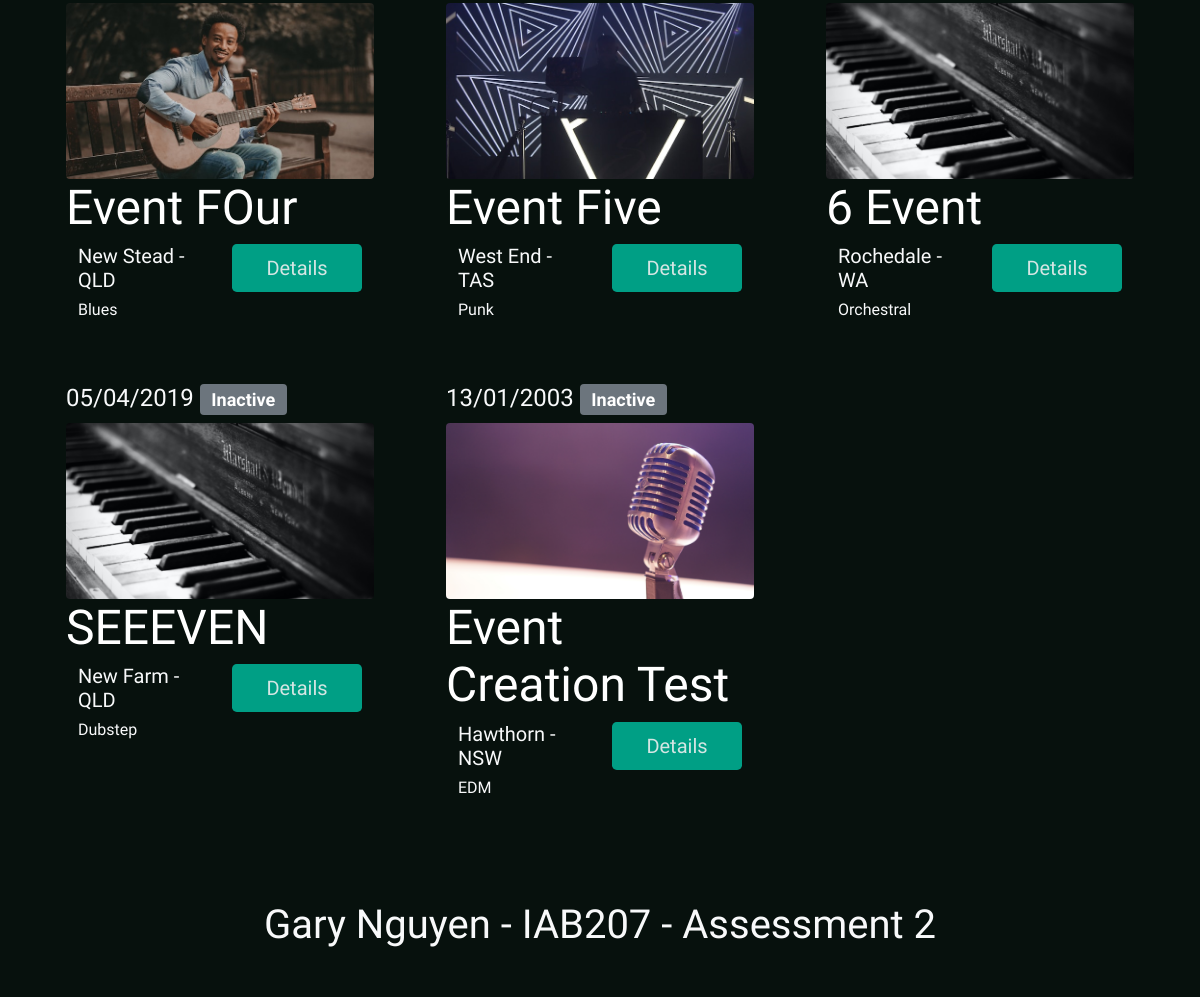
Before: / (lower part) with the older database file.
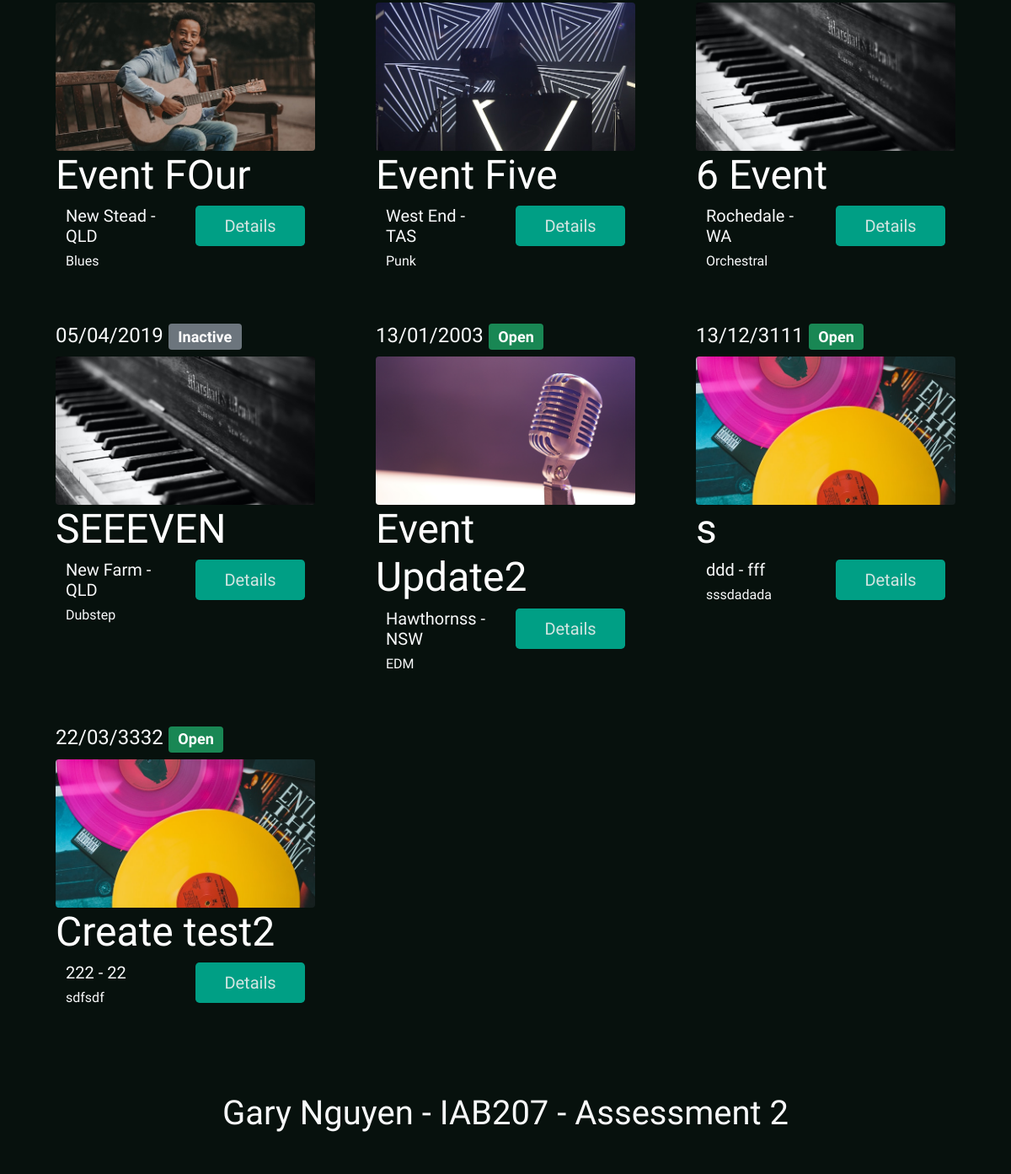
After: the same page with the newer database file.
### website/models.py (models this page shows, shortened)
class Event(db.Model):
    __tablename__ = 'events'
    eventID = db.Column(db.Integer, primary_key=True)
    eventName = db.Column(db.String(100), index=True, nullable=False)
    suburb = db.Column(db.String(100), index=True, nullable=False)
    state = db.Column(db.String(100), index=True, nullable=False)
    dateTime = db.Column(db.Date, nullable=False, default=date)
    genres = db.Column(db.String(100), nullable=False)
    status = db.Column(db.Enum(EventStatusEnum), nullable=False)
    imagePath = db.Column(db.String(200), nullable=False)
    userID = db.Column(db.Integer, db.ForeignKey('users.userID'))
    eventDetail = db.relationship('EventDetail', backref='event', uselist=False)
    ticketType = db.relationship('TicketType', backref='event')
    bookings = db.relationship('Booking', backref='event')
    comments = db.relationship('Comment', backref='event')

### website/views.py (the view)
@bp.route('/')
def index():
    events = db.session.scalars(db.select(Event)).all()
    return render_template('index.html', events = events)

### website/templates/index.html (shortened to what this page needs)
{% extends 'base.html' %}
{% block content %}
<div class="container-fluid backgroundDarkNoGradient">
    <div class="container text-light">
        <div class="row">
            {% for event in events %}
            <div class="col-xl-4 col-lg-6 col-sm-12">
                <div class="m-2 mb-5">
                    <div class="m-2">
                        <div class="m-2 text-center text-md-start">
                            <h4>{{event.dateTime.strftime('%d/%m/%Y')}}
                                {% if event.status.value == 'Open' %}
                                <span class="badge bg-success">{{event.status.value}}</span>
                            </h4>
                            {% elif event.status.value == 'Cancelled' %}
                            <span class="badge bg-danger">{{event.status.value}}</span></h4>
                            {% elif event.status.value == 'SoldOut' %}
                            <span class="badge bg-warning text-dark">Sold Out</span></h4>
                            {% else %}
                            <span class="badge bg-secondary">{{event.status.value}}</span></h4>
                            {% endif %}
                            <img class="img-fluid rounded eventImgHomePage"
                                src="{{ url_for('static',filename=event.imagePath) }}" alt="Beauty Of Bach Photo">
                            <h1 class="display-5">{{event.eventName}}</h1>
                        </div>
                        <div class="row m-2 text-center text-md-start">
                            <div class="col-12 col-md-6">
                                <h5>{{event.suburb}} - {{event.state}}</h5>
                                <h6>{{event.genres}}</h6>
                            </div>
                            <div class="col-12 col-md-6">
                                <button class="btn btn-lg buttonGreenBg w-100"
                                    onclick="location.href='/details/{{event.eventID}}'">Details</button>
                            </div>
                        </div>
                    </div>
                </div>
            </div>
            {% endfor %}
        </div>
    </div>
    {% endblock %}

Changed rows visible on the page:
changed Event "NSW": status "Inactive" → "Open" (drawn); eventName "Event Creation Test" → "Event Update2"; suburb "Hawthorn" → "Hawthornss"; status.value "Inactive" → "Open"
added Event: dateTime "13/12/3111", status.value "Open", imagePath (picture), eventName "s", suburb "ddd", state "fff", genres "sssdadada"
added Event: dateTime "22/03/3332", status.value "Open", imagePath (picture), eventName "Create test2", suburb "222", state "22", genres "sdfsdf"
